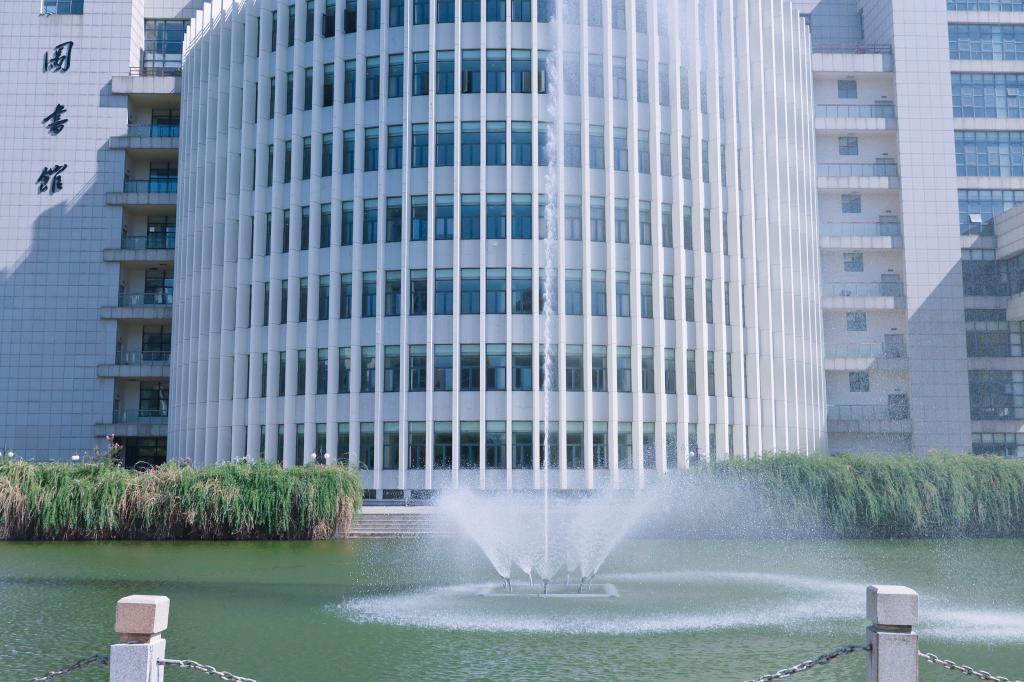
#> input picture img/imgae1.jpg, 1024 x 682 px
$ python main.py
#> lines starting #> are read from the running program, lines starting #| are printed output that depends on the picture; after the words box and inside, x2 and y2 are one past the last pixel; in counts of white or black regions, pixels touching at a corner belong together
import cv2 as cv
import numpy as np
import matplotlib.pyplot as plt

# 1. 读取图像
img = cv.imread('../img/imgae1.jpg', cv.IMREAD_GRAYSCALE)
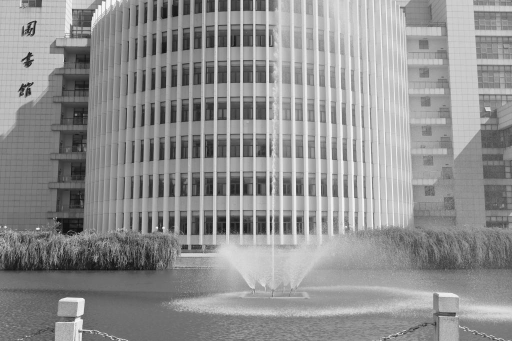
#> img: shape (682, 1024) (shown at 1/2 size); min 0, max 255, mean 145.3

# 2. Otsu方法直接分割
def otsu_thresholding(img):
    ret, otsu_result = cv.threshold(img, 0, 255, cv.THRESH_BINARY + cv.THRESH_OTSU)
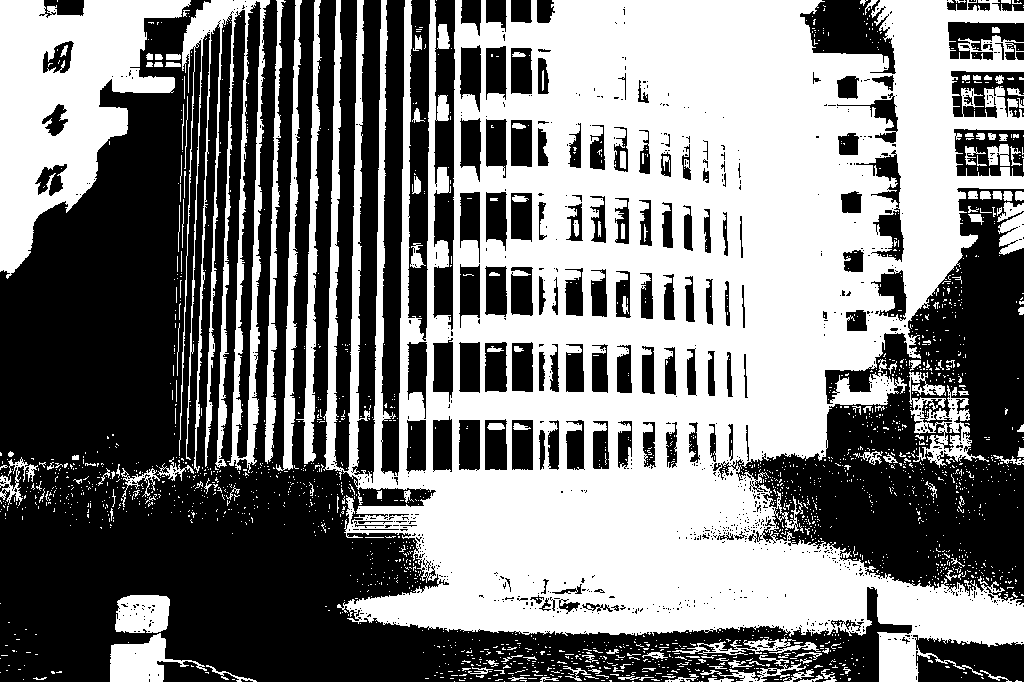
#> otsu_result: shape (682, 1024); 49.5% white; 2149 white regions (1983 under 20 px), largest, box (x1, y1, x2, y2) and area: (323, 0, 1024, 682) 274227, (0, 0, 191, 279) 26120, (179, 0, 270, 473) 12056
#> ret = 145
    return otsu_result

# 3. 基于边缘图像和Otsu的分割方法
def edge_based_otsu(img, T=0.1):
    # 计算图像的拉普拉斯边缘图像
#> called with T = 0.1
    laplacian = cv.Laplacian(img, cv.CV_64F)
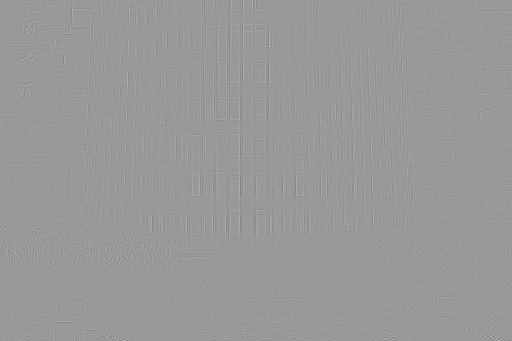
#> laplacian: shape (682, 1024) float64 (shown at 1/2 size); min -517, max 345, mean 0; drawn with min black and max white
    laplacian_abs = np.abs(laplacian)
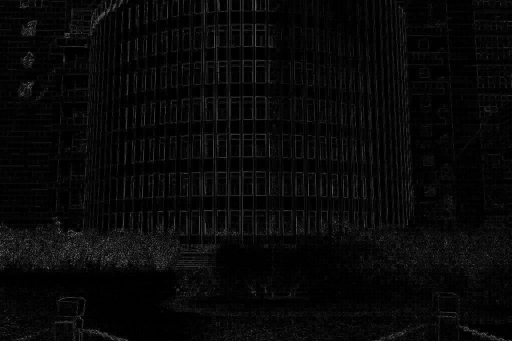
#> laplacian_abs: shape (682, 1024) float64 (shown at 1/2 size); min 0, max 517, mean 18; drawn with min black and max white

    # 对拉普拉斯图像进行阈值处理
    _, edge_mask = cv.threshold(laplacian_abs, T * np.max(laplacian_abs), 255, cv.THRESH_BINARY)
#> edge_mask: shape (682, 1024) float64; 8.5% white in thin lines or dots

    # 创建边缘模板图像g(x, y)
    g = edge_mask / 255  # 0和1的二值图像
#> g: shape (682, 1024) float64; values 0 (black) and 1 (white), 8.5% white in thin lines or dots

    # 从原图像f(x, y)中选取g(x, y)为1的像素值
    masked_img = img * g.astype(np.uint8)
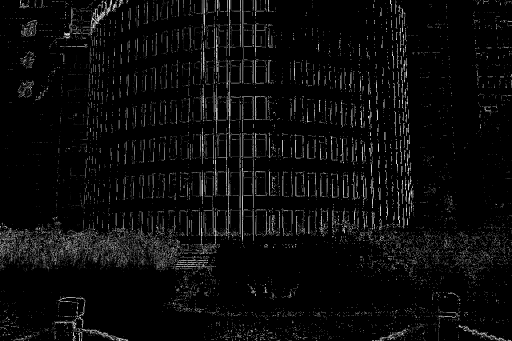
#> masked_img: shape (682, 1024) (shown at 1/2 size); min 0, max 255, mean 11.3

    # 步骤4：仅使用g(x, y)为1的位置计算直方图
    # 计算掩膜后的直方图
    masked_hist = cv.calcHist([masked_img], [0], None, [256], [0, 256])
#> masked_hist = 256 values, max 639178 at index 0, min 0 at index 1, mean 2728

    # 显示直方图
    plt.figure(figsize=(6, 4))
    plt.title('Histogram of Masked img')
    plt.plot(masked_hist)
    plt.xlim([0, 256])
    plt.savefig("../result/O/Histogram.jpg", bbox_inches='tight', pad_inches=0)
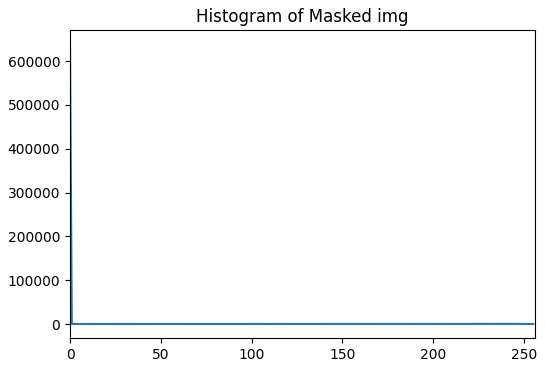
#> figure drawn by matplotlib, 1 panel; curve peaks at x = 0, y = 639178
    plt.show()

    # 使用OpenCV计算Otsu阈值并分割图像
    ret, otsu_result = cv.threshold(masked_img, 0, 255, cv.THRESH_BINARY + cv.THRESH_OTSU)
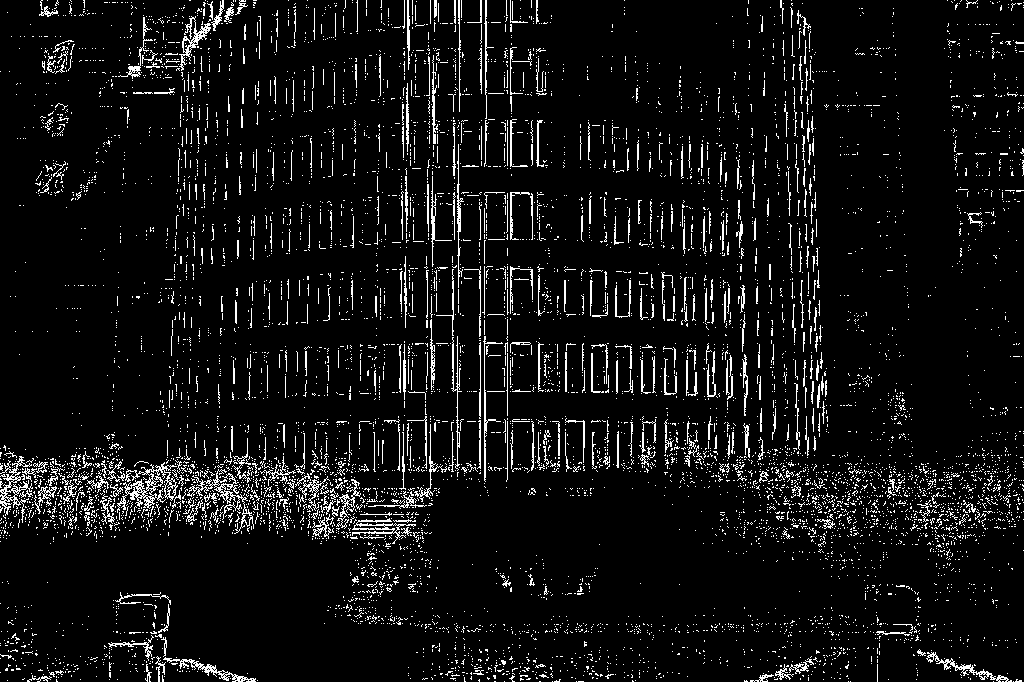
#> otsu_result: shape (682, 1024); 6.8% white in thin lines or dots
#> ret = 76
    return otsu_result

# 4. 显示结果
otsu_result = otsu_thresholding(img)
edge_otsu_result = edge_based_otsu(img, T=0.1)

# 显示图像和分割结果
plt.figure(figsize=(12, 6))

# 原始图像
plt.subplot(1, 3, 1)
plt.imshow(img, cmap='gray')
plt.title('Original img')
plt.axis('off')

# Otsu方法分割结果
plt.subplot(1, 3, 2)
plt.imshow(otsu_result, cmap='gray')
plt.title('Otsu Segmentation')
plt.axis('off')

# 边缘+Otsu方法分割结果
plt.subplot(1, 3, 3)
plt.imshow(edge_otsu_result, cmap='gray')
plt.title('Edge-based + Otsu Segmentation')
plt.axis('off')

plt.tight_layout()
plt.savefig("../result/O/res.jpg", bbox_inches='tight', pad_inches=0)
plt.show()

$ run again, with img/face1.jpg copied over img/imgae1.jpg
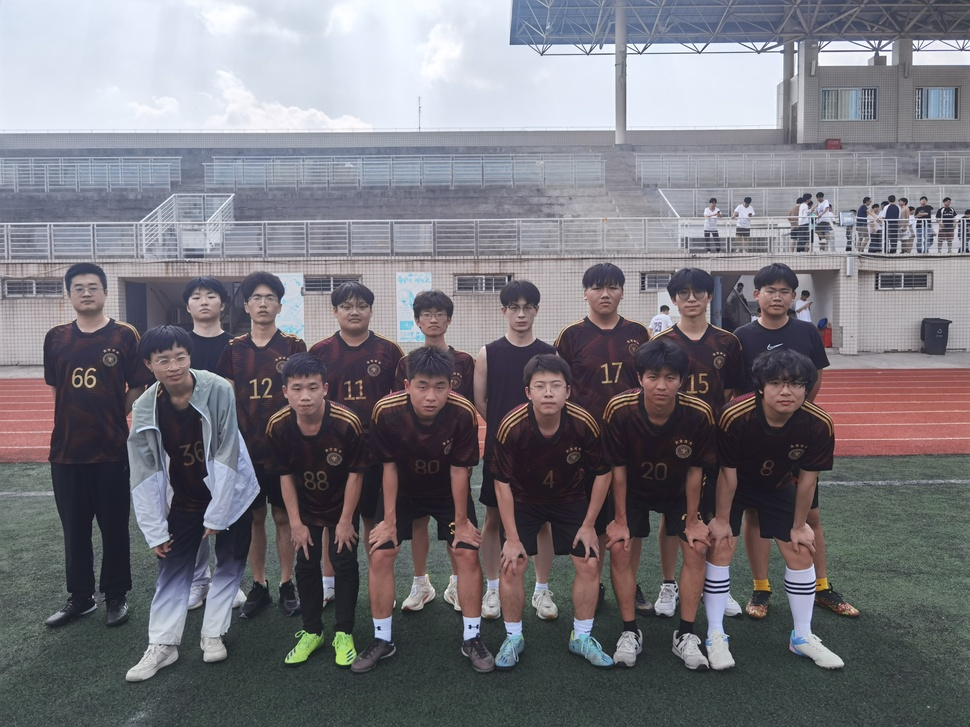
#> input picture img/face1.jpg, 970 x 727 px, shrunk from 4096 x 3072 before the run
#> in otsu_thresholding, `ret, otsu_result = cv.threshold(img, 0, 255, cv.THRESH_BINARY + cv.THR..`:
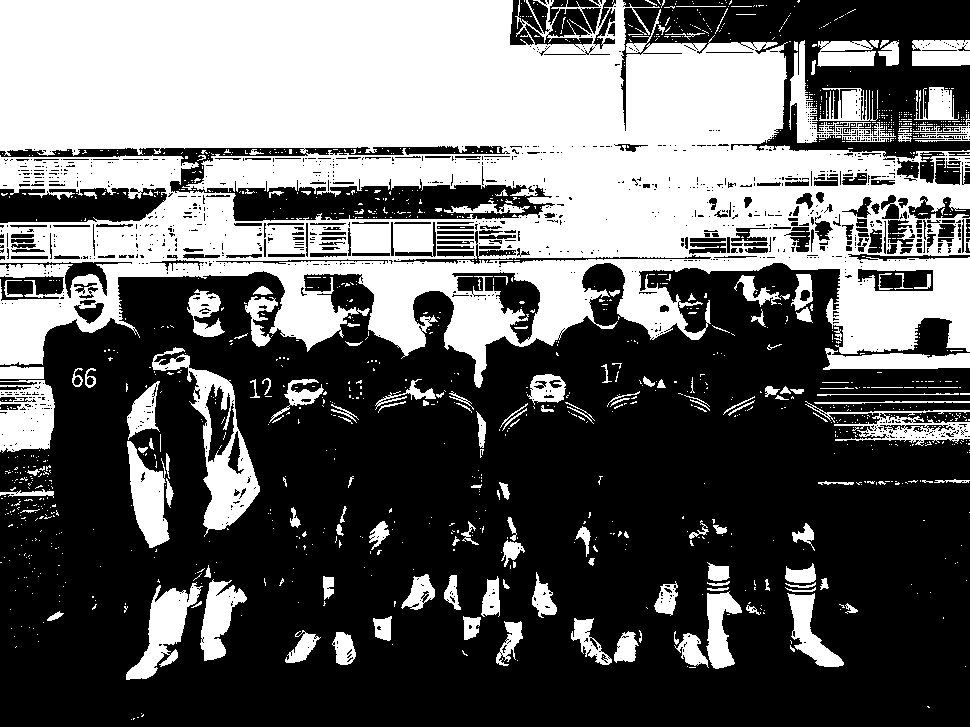
#> otsu_result: shape (727, 970); 39.3% white; 1333 white regions (1164 under 20 px), largest, box (x1, y1, x2, y2) and area: (0, 0, 970, 388) 220981, (152, 347, 260, 537) 5114, (0, 380, 55, 453) 3066
#> in otsu_thresholding, `ret, otsu_result = cv.threshold(img, 0, 255, cv.THRESH_BINARY + cv.THR..`: ret = 130
#> edge_mask: shape (727, 970) float64; 12% white in thin lines or dots
#> g: shape (727, 970) float64; values 0 (black) and 1 (white), 12% white in thin lines or dots
#> masked_hist = 256 values, max 620496 at index 0, min 0 at index 1, mean 2754.6
#> in edge_based_otsu, `ret, otsu_result = cv.threshold(masked_img, 0, 255, cv.THRESH_BINARY +..`:
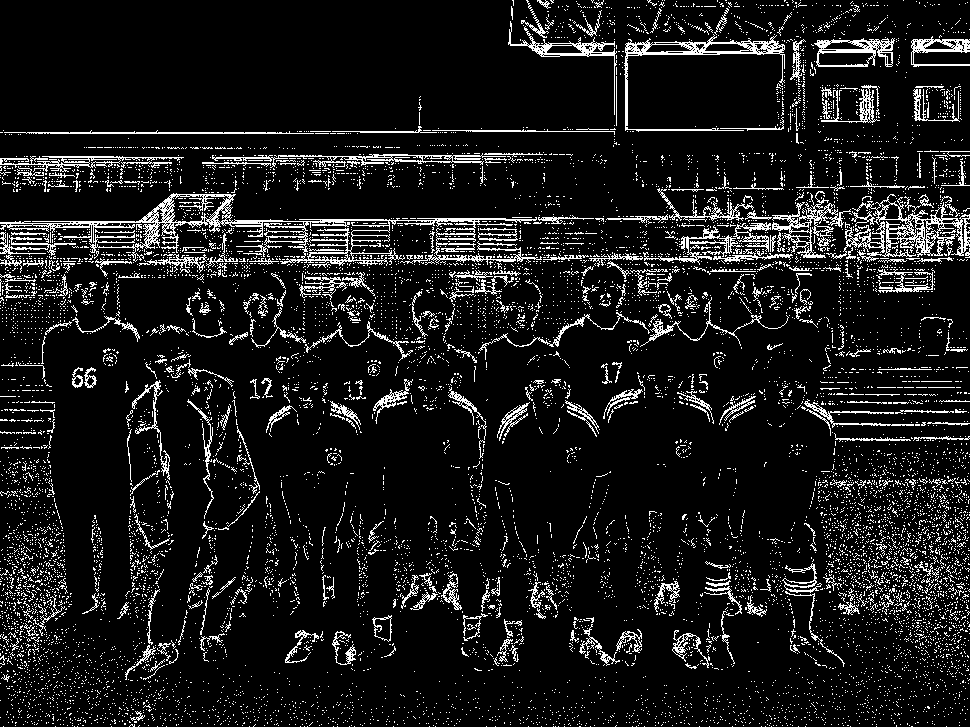
#> otsu_result: shape (727, 970); 9.9% white in thin lines or dots
#> in edge_based_otsu, `ret, otsu_result = cv.threshold(masked_img, 0, 255, cv.THRESH_BINARY +..`: ret = 70
